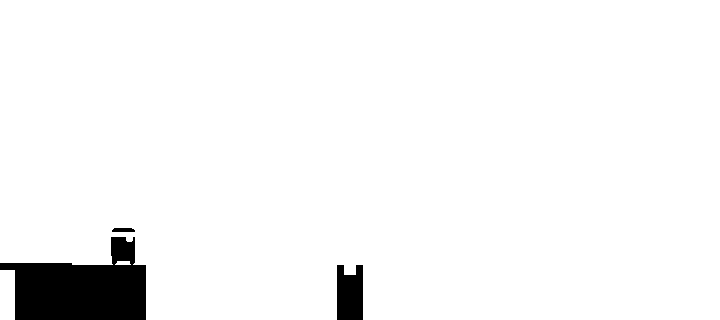
#> input picture screen.png, 720 x 320 px
$ python auto.py
#> lines starting #> are read from the running program, lines starting #| are printed output that depends on the picture; after the words box and inside, x2 and y2 are one past the last pixel; in counts of white or black regions, pixels touching at a corner belong together
import cv2
import os
import timeit
import time
def velocity(y,x):
    y = y-1
    os.system("adb shell input swipe 20 20 30 30 1000")
    os.system("adb shell screencap -p \"./storage/emulated/0/screen.png\"")
    os.system("adb pull \"./storage/emulated/0/screen.png\"")
    time.sleep(5)
    os.system("adb shell input tap 570 930")
    print("touched")
    img = cv2.imread("screen.png",0)
    ret,img = cv2.threshold(img,1,255,cv2.THRESH_BINARY)
    dist = 0
    while True:
        dist+=1
        y-=1
        if img[y,x] == 255:
            break
    vel = dist/1000
    print(vel)
    return vel
#find_x
def find_y(img,y):
    for i in range(y):
        i+=1
        if img[i,0] == 0:
            row = i
            return row
#MAIN
os.system("adb devices")
c = 0
while True:
    os.system("adb shell screencap -p \"./storage/emulated/0/screen.png\"")
    os.system("adb pull \"./storage/emulated/0/screen.png\"")
    img = cv2.imread("screen.png",0)
#> img: shape (320, 720); 95.9% white; 3 black regions, box (x1, y1, x2, y2) and area: (0, 237, 146, 320) 7994, (337, 265, 363, 320) 1310, (112, 228, 135, 232) 85
    ret,img = cv2.threshold(img,50,255,cv2.THRESH_BINARY)
    #cv2.imshow('screen',img)
    y,x = img.shape
#> y = 320; x = 720
    img = img[y//2:3*y//4,0:x]
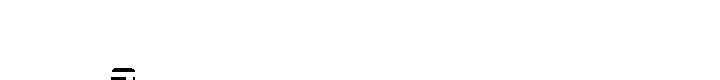
#> img: shape (80, 720); 99.8% white; 3 black regions (1 under 20 px), largest, box (x1, y1, x2, y2) and area: (112, 68, 135, 72) 85, (111, 77, 126, 80) 45
    cv2.imwrite('screen.png',img)
    y1,x1 = img.shape
#> y1 = 80; x1 = 720
    if c == 0:
        row = find_y(img,y1)
#> (the run stopped early here; a loop or call above may not have finished)
